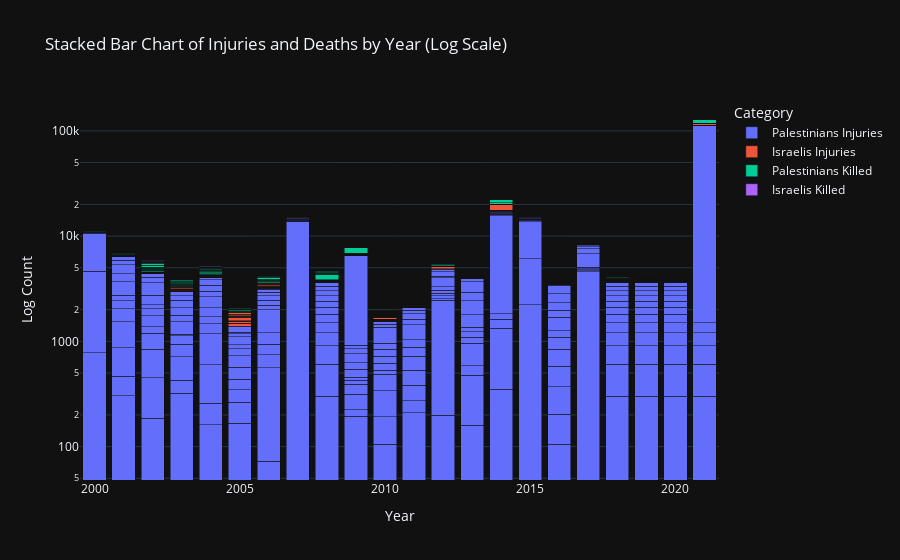

Notebook code for this chart:
### Markdown cell above
## Stacked Bar Chart: Injuries and Deaths Comparison by Year

This **stacked bar chart** will provide a comparison of **Palestinians Injuries**, **Israelis Injuries**, **Palestinians Killed**, and **Israelis Killed** for each **year**. It shows how the different categories are distributed in each year, making it easier to compare the overall scale of injuries and deaths year over year.

Hovering over the bars will give you detailed counts for each category.

### Code cell
# Creating a stacked bar chart with logarithmic scaling
fig = px.bar(df, x='Year', y=['Palestinians Injuries', 'Israelis Injuries', 'Palestinians Killed', 'Israelis Killed'],
             title="Stacked Bar Chart of Injuries and Deaths by Year (Log Scale)",
             labels={'value': 'Count', 'variable': 'Category'},
             barmode='stack')

# Update y-axis to be logarithmic scale
fig.update_layout(
    yaxis_type="log",
    title="Stacked Bar Chart of Injuries and Deaths by Year (Log Scale)",
    xaxis_title='Year',
    yaxis_title='Log Count',
    template='plotly_dark',
    hovermode='x unified',
    legend_title="Category"
)

# Show the plot
fig.show()

### Figure 1 — Plotly figure (JSON) as saved in the notebook; plotly's stock layout.template omitted (floating-point values rounded to 4 significant figures; data arrays with more than 128 entries replaced by an {"elided": "..."} marker saying what was removed)
{"data": [{"alignmentgroup": "True", "hovertemplate": "Category=Palestinians Injuries<br>Year=%{x}<br>Count=%{y}<extra></extra>", "legendgroup": "Palestinians Injuries", "marker": {"color": "#636efa", "pattern": {"shape": ""}}, "name": "Palestinians Injuries", "offsetgroup": "Palestinians Injuries", "orientation": "v", "showlegend": true, "textposition": "auto", "type": "bar", "x": {"elided": "250 int values"}, "xaxis": "x", "y": {"elided": "250 int values"}, "yaxis": "y"}, {"alignmentgroup": "True", "hovertemplate": "Category=Israelis Injuries<br>Year=%{x}<br>Count=%{y}<extra></extra>", "legendgroup": "Israelis Injuries", "marker": {"color": "#EF553B", "pattern": {"shape": ""}}, "name": "Israelis Injuries", "offsetgroup": "Israelis Injuries", "orientation": "v", "showlegend": true, "textposition": "auto", "type": "bar", "x": {"elided": "250 int values"}, "xaxis": "x", "y": {"elided": "250 int values"}, "yaxis": "y"}, {"alignmentgroup": "True", "hovertemplate": "Category=Palestinians Killed<br>Year=%{x}<br>Count=%{y}<extra></extra>", "legendgroup": "Palestinians Killed", "marker": {"color": "#00cc96", "pattern": {"shape": ""}}, "name": "Palestinians Killed", "offsetgroup": "Palestinians Killed", "orientation": "v", "showlegend": true, "textposition": "auto", "type": "bar", "x": {"elided": "250 int values"}, "xaxis": "x", "y": {"elided": "250 int values"}, "yaxis": "y"}, {"alignmentgroup": "True", "hovertemplate": "Category=Israelis Killed<br>Year=%{x}<br>Count=%{y}<extra></extra>", "legendgroup": "Israelis Killed", "marker": {"color": "#ab63fa", "pattern": {"shape": ""}}, "name": "Israelis Killed", "offsetgroup": "Israelis Killed", "orientation": "v", "showlegend": true, "textposition": "auto", "type": "bar", "x": {"elided": "250 int values"}, "xaxis": "x", "y": {"elided": "250 int values"}, "yaxis": "y"}], "layout": {"barmode": "stack", "hovermode": "x unified", "legend": {"title": {"text": "Category"}, "tracegroupgap": 0}, "title": {"text": "Stacked Bar Chart of Injuries and Deaths by Year (Log Scale)"}, "xaxis": {"anchor": "y", "domain": [0, 1], "title": {"text": "Year"}}, "yaxis": {"anchor": "x", "domain": [0, 1], "title": {"text": "Log Count"}, "type": "log"}}}
